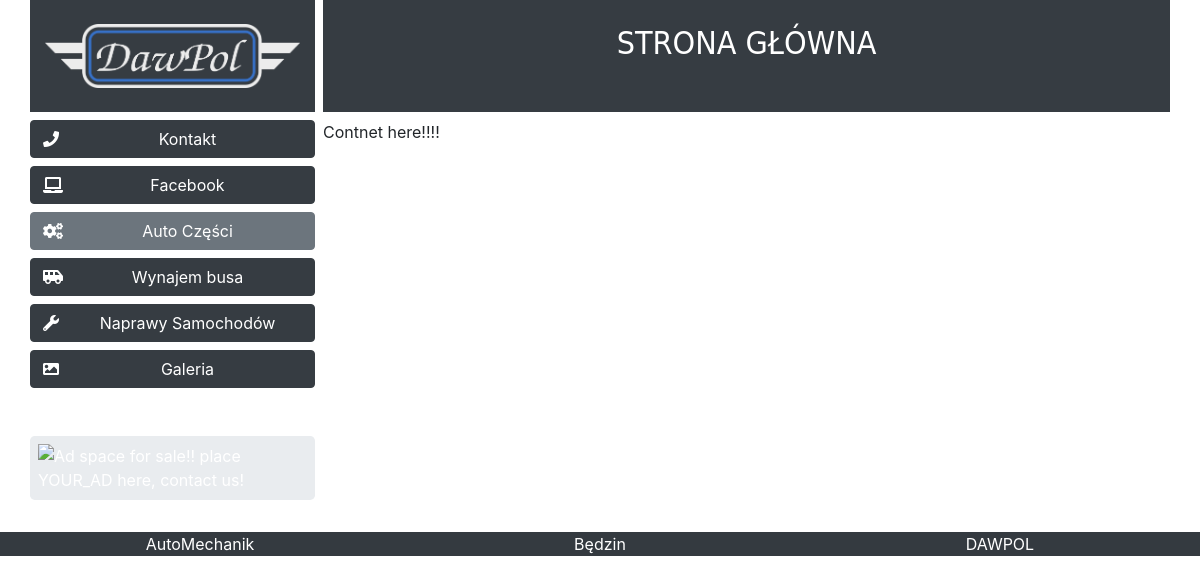
Before: / with the older database file.
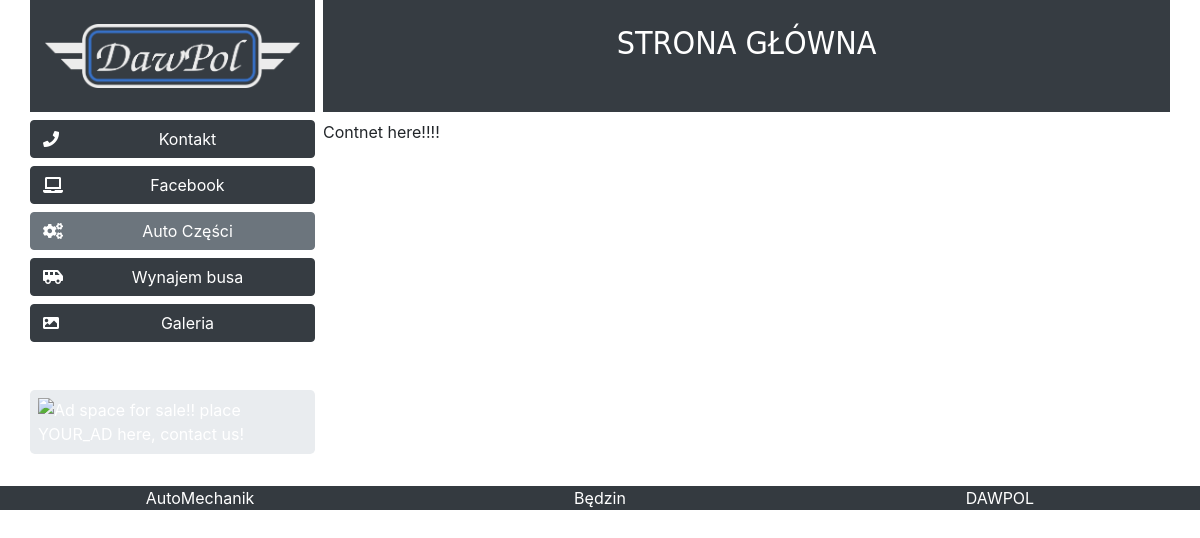
After: the same page with the newer database file.
### main/models.py (models this page shows, shortened)
class Page(models.Model):
    name = models.CharField(max_length=100, default="Unnamed", verbose_name="Nazwa") # this is the name for both a button and a header
    icon = models.CharField(max_length=100, default="question", verbose_name="Ikona", blank=True) #this is the icon for a button on the index page
    url = models.CharField(max_length=100, verbose_name="Adres")
    is_internal = models.BooleanField(verbose_name="Wewnętrzny")
    order = models.IntegerField(default=1)
    def get_url(self):
        if self.is_internal:
            return reverse(self.url)
        else:
            return self.url
    def get_target_app(self):
        if self.is_internal:
            app, view = self.url.split(":")
            return app
        else:
            return None

### main/views.py (the view)
# urls.py: path('', views.index, name='index'),
def index(request):
    return render(request, 'main/base.html')

### main/custom_context_processors.py (called while the page is built)
def base_context(request):
    page_list = Page.objects.all().order_by("order")
    active_app = request.resolver_match.app_names
    return {
        'pages': page_list,
        'active_app': active_app[-1],
    }

### main/templates/main/base.html (shortened to what this page needs)
<!DOCTYPE html>
<html lang="pl">
<head>
    {% block head %}
        {% load static %}
        <link rel="stylesheet" href="https://use.fontawesome.com/releases/v5.8.1/css/all.css">
        <link rel="stylesheet" type="text/css" href="{% static 'main/assets/style.css' %}">
    {% endblock head %}
</head>
<body>
    {% block body %}
        <div class="container-fluid">
            <div class="container">
                <div class="row">
                    <a href="/" class="logo">
                        <img src="{% static "main/img/logo.png" %}" alt="{Logo_1}"/>
                    </a>
                    <div class="top-bar">
                        <h2 class="display-5 equal_height">{% block page_header %} STRONA GŁÓWNA {% endblock page_header %}</h2>
                    </div>
                </div>
                <div class="row">
                    <div class="sidebar">
                        {% for page in pages %}
                            <a href="{{ page.get_url }}" class="sidebar-button{% if page.get_target_app == active_app %} btn-secondary {% endif %}" role="button">
                                <div class="row">
                                    <div class="col-1">
                                        <span class="fas fa-{{ page.icon }}"></span>
                                    </div>
                                    <div class="col">
                                        {{ page.name }}
                                    </div>
                                </div>
                            </a>
                        {% endfor %}
                        <div class="side-ad">
                            {% block adspace %}
                                <img src="http://www.ecstudents.net/10fall/kevinpost/archive/photoshop/gif_ads/9000th-winner-animated-2.gif" alt="Ad space for sale!! place YOUR_AD here, contact us!">
                            {% endblock adspace %}
                        </div>
                    </div>
                    <div class="content" id="content">
                        {% block content %}
                            Contnet here!!!!
                        {% endblock content %}
                    </div>
                </div>
            </div>
            <div id="footer" class="row bg-dark">
                {% block footer %}
                    <div class="col-sm-4">
                        AutoMechanik
                    </div>
                    <div class="col-sm-4">
                        Będzin
                    </div>
                    <div class="col-sm-4">
                        DAWPOL
                    </div>
                {% endblock footer %}
            </div>
        </div>
    {% endblock body %}
</body>
</html>

Changed rows visible on the page:
removed Page: name "Naprawy Samochodów"
